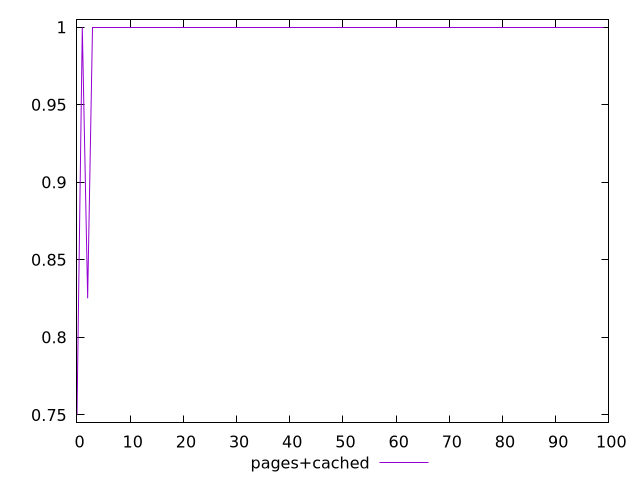

This figure's gnuplot source:
$_pagesCached <<EOF
0.75
1
0.8251499994595846
1
1
1
1
1
1
1
1
1
1
1
1
1
1
1
1
1
1
1
1
1
1
1
1
1
1
1
1
1
1
1
1
1
1
1
1
1
1
1
1
1
1
1
1
1
1
1
1
1
1
1
1
1
1
1
1
1
1
1
1
1
1
1
1
1
1
1
1
1
1
1
1
1
1
1
1
1
1
1
1
1
1
1
1
1
1
1
1
1
1
1
1
1
1
1
1
1
EOF
set key outside below
set terminal pngcairo
set output "report_00004_2020-11-02T20-21-41.718Z/uses-rel-preconnect/pages+cached//score.png"
set yrange [0.745:1.005]
plot $_pagesCached title "pages+cached" with line ,
